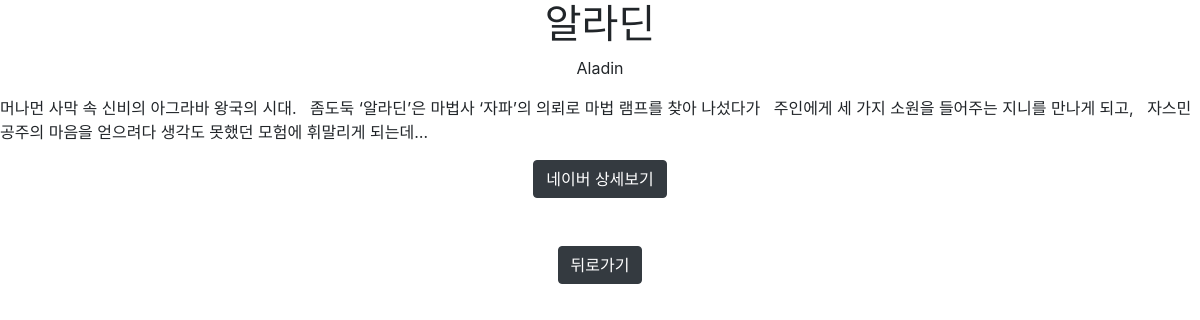
Page /movies/9/ on the committed database.
### movies/models.py (models this page shows, shortened)
class Movie(models.Model):
    title = models.CharField(max_length=20)
    title_en = models.CharField(max_length=20)
    audience = models.IntegerField()
    open_date = models.DateField()
    genre = models.CharField(max_length=20)
    watch_grade = models.CharField(max_length=20)
    score = models.FloatField()
    poster_url = models.TextField()
    description = models.TextField()

### movies/views.py (the view)
# urls.py: path('<int:movie_pk>/', views.detail),
def detail(request, movie_pk): # pk를 받은 것
    movies = Movie.objects.filter(pk=movie_pk)
    context = {
        'movies': movies,
    }
    return render(request, 'movies/detail.html', context)

### movies/templates/movies/detail.html (shortened to what this page needs)
{% extends 'base.html' %}
{% block content %}
<div >
{% for movie in  movies %}
<h1 class="d-flex justify-content-center">{{ movie.title }}</h1>
<p class="d-flex justify-content-center"> {{ movie.title_en }}</p>
<p class="d-flex justify-content-center"> {{ movie.description }}</p>
<div class="d-flex justify-content-center">
<a href="{{ movie.poster_url }}" class="btn btn-dark">네이버 상세보기</a>
</div>
<div class="d-flex justify-content-center m-5">
<a href="/movies/" class="btn btn-dark">뒤로가기</a>
</div>
{% endfor %}
</div>
{% endblock  %}

### rows in the picture
Movie: title "알라딘", title_en "Aladin", description "머나먼 사막 속 신비의 아그라바 왕국의 시대. 좀도둑 ‘알라딘’은 마법사 ‘자파’의 의뢰로 마법 램프를 찾아 나섰다가 주인에게 세 가지 소원을 들어주는 지니를 만나게 되고, 자스민 공주의 마음을 얻으려다 생각도 못했던 모험에 휘말리게 되는데…"
